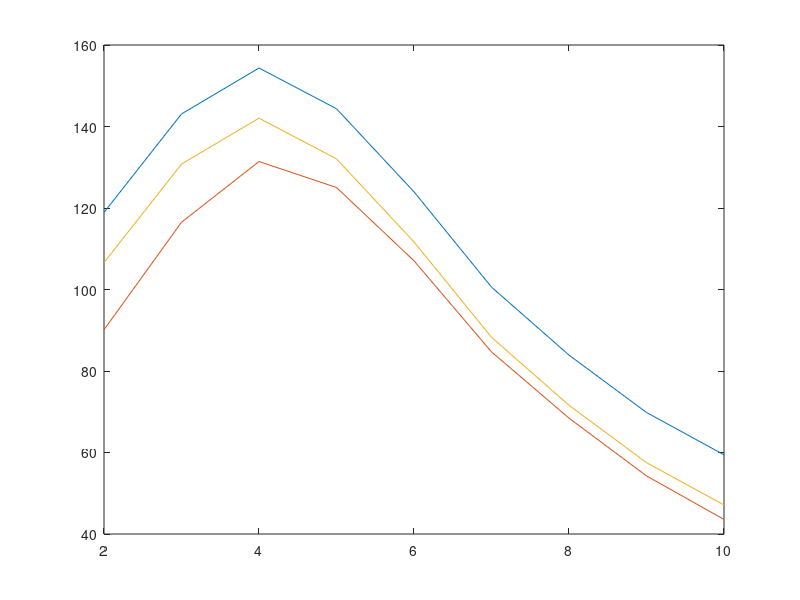

Source code (MATLAB): (Note: this script raises an error after producing the figure.)
function fullversion_plot()

%hold on!
load fullData/full_reward_optimal.mat;
load fullData/full_reward_Greedy.mat;
load fullData/full_reward_MMF.mat;

len=length(full_reward_Greedy);
iter=2:1:len+1;


Plot_reward_optimal=[];
Plot_reward_Greedy=[];
Plot_reward_MMF=[];

request_axis=5;
resource_axis=5;

for i =1:len
    reward_optimal=full_reward_optimal{i};
    reward_Greedy=full_reward_Greedy{i};
    reward_MMF=full_reward_MMF{i};
    Plot_reward_optimal(i)=reward_optimal(request_axis,resource_axis);
    Plot_reward_Greedy(i)=reward_Greedy(request_axis,resource_axis);
    Plot_reward_MMF(i)=reward_MMF(request_axis,resource_axis);
    
    
end
figure(1)
p7=plot(iter,Plot_reward_optimal,iter,Plot_reward_Greedy,iter,Plot_reward_MMF);

p7(1).LineWidth=1;
p7(1).LineStyle='-';
p7(1).Marker='o';
p7(2).LineWidth=1;
p7(2).LineStyle='-';
p7(2).Marker='s';
p7(3).LineWidth=1;
p7(3).LineStyle='-';
p7(3).Marker='x';
xlabel('\mu')
ylabel('reward')
legend({'OAR','Greedy','MMF'},'location','northeast')
set(gca,'fontname','times') 
set(gca,'fontsize',16')
axis([2,10,0 200])
saveas(gcf,"./FullFigure/Full_mu.fig");
saveas(gcf,"./FullFigure/Full_mu.eps" );
saveas(gcf,"./FullFigure/Full_mu.png");
fprintf("love");
end


